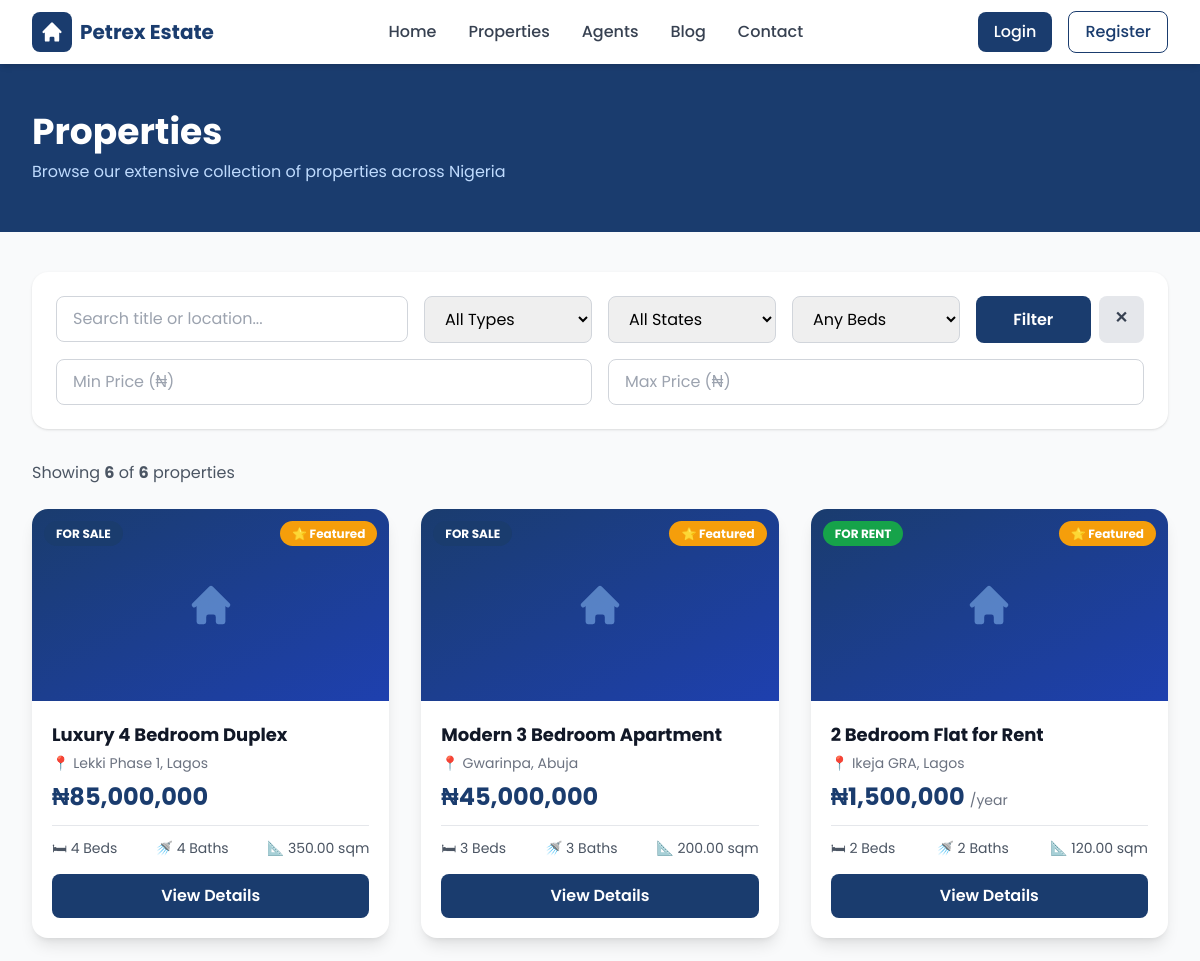
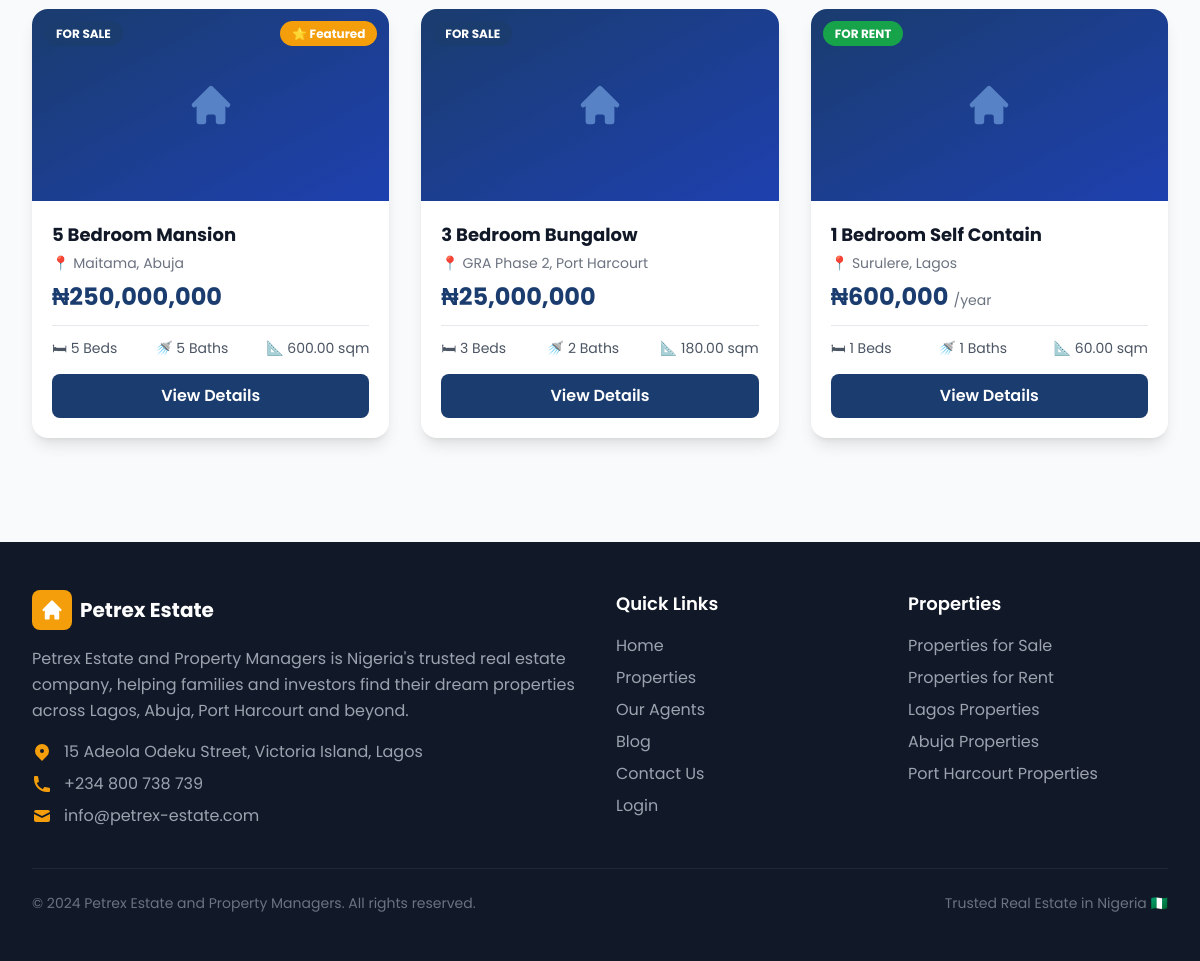
The page /properties/index.php on the database its author committed (2 pictures, top to bottom).
### tables this page shows
CREATE TABLE properties (
  id INT AUTO_INCREMENT PRIMARY KEY,
  title VARCHAR(255) NOT NULL,
  description TEXT,
  price DECIMAL(15,2) NOT NULL,
  location VARCHAR(255) NOT NULL,
  state VARCHAR(100) NOT NULL,
  bedrooms INT DEFAULT 0,
  bathrooms INT DEFAULT 0,
  toilets INT DEFAULT 0,
  size DECIMAL(10,2),
  type ENUM('sale', 'rent') NOT NULL,
  status ENUM('available', 'sold', 'rented') DEFAULT 'available',
  featured TINYINT(1) DEFAULT 0,
  image_url VARCHAR(500),
  agent_id INT,
  created_at TIMESTAMP DEFAULT CURRENT_TIMESTAMP,
  FOREIGN KEY (agent_id) REFERENCES agents(id) ON DELETE SET NULL
);

### properties/index.php (the view, shortened to what this page needs)
<?php
$db = getDB();
$search   = trim($_GET['search'] ?? '');
$minPrice = $_GET['min_price'] ?? '';
$maxPrice = $_GET['max_price'] ?? '';
$page     = max(1, (int)($_GET['page'] ?? 1));
$perPage  = 10;
$offset   = ($page - 1) * $perPage;
$where  = ["status = 'available'"];
$params = [];
$types  = '';
$whereSql = implode(' AND ', $where);
$countSql  = "SELECT COUNT(*) as total FROM properties WHERE $whereSql";
$countStmt = $db->prepare($countSql);
$countStmt->execute();
$totalRows  = $countStmt->get_result()->fetch_assoc()['total'];
$sql  = "SELECT * FROM properties WHERE $whereSql ORDER BY created_at DESC LIMIT ? OFFSET ?";
$stmt = $db->prepare($sql);
$allTypes  = $types . 'ii';
$allParams = array_merge($params, [$perPage, $offset]);
$stmt->bind_param($allTypes, ...$allParams);
$stmt->execute();
$properties = $stmt->get_result()->fetch_all(MYSQLI_ASSOC);
include '../includes/header.php';
?>
<section class="bg-primary py-12">
    <div class="max-w-7xl mx-auto px-4 sm:px-6 lg:px-8">
        <h1 class="text-3xl md:text-4xl font-bold text-white mb-2">Properties</h1>
        <p class="text-blue-200">Browse our extensive collection of properties across Nigeria</p>
    </div>
</section>
<section class="py-10 bg-gray-50">
    <div class="max-w-7xl mx-auto px-4 sm:px-6 lg:px-8">
        <div class="bg-white rounded-2xl shadow p-6 mb-8">
            <form id="filter-form" method="GET" action="" class="grid grid-cols-1 sm:grid-cols-2 lg:grid-cols-6 gap-4">
                <div class="lg:col-span-2">
                    <input type="text" name="search" value="<?php echo htmlspecialchars($search); ?>"
                        placeholder="Search title or location..."
                        class="w-full border border-gray-300 rounded-lg px-4 py-2.5 focus:outline-none focus:ring-2 focus:ring-primary">
                </div>
                <div>
                    <select name="type" class="w-full border border-gray-300 rounded-lg px-4 py-2.5 focus:outline-none focus:ring-2 focus:ring-primary">
                        <option value="">All Types</option>
                    </select>
                </div>
                <div>
                    <select name="state" class="w-full border border-gray-300 rounded-lg px-4 py-2.5 focus:outline-none focus:ring-2 focus:ring-primary">
                        <option value="">All States</option>
                    </select>
                </div>
                <div>
                    <select name="bedrooms" class="w-full border border-gray-300 rounded-lg px-4 py-2.5 focus:outline-none focus:ring-2 focus:ring-primary">
                        <option value="">Any Beds</option>
                    </select>
                </div>
                <div class="flex gap-2">
                    <button type="submit" class="flex-1 bg-primary text-white px-4 py-2.5 rounded-lg font-semibold hover:bg-blue-900 transition-colors">
                        Filter
                    </button>
                    <a href="/properties/index.php" class="bg-gray-200 text-gray-700 px-4 py-2.5 rounded-lg font-semibold hover:bg-gray-300 transition-colors">
                        ✕
                    </a>
                </div>
            </form>
            <div class="grid grid-cols-2 gap-4 mt-4">
                <input type="number" name="min_price" form="filter-form" placeholder="Min Price (₦)"
                    value="<?php echo htmlspecialchars($minPrice); ?>"
                    class="border border-gray-300 rounded-lg px-4 py-2.5 focus:outline-none focus:ring-2 focus:ring-primary">
                <input type="number" name="max_price" form="filter-form" placeholder="Max Price (₦)"
                    value="<?php echo htmlspecialchars($maxPrice); ?>"
                    class="border border-gray-300 rounded-lg px-4 py-2.5 focus:outline-none focus:ring-2 focus:ring-primary">
            </div>
        </div>
        <div class="flex justify-between items-center mb-6">
            <p class="text-gray-600">
                Showing <strong><?php echo count($properties); ?></strong> of <strong><?php echo $totalRows; ?></strong> properties
            </p>
        </div>
        <?php if (empty($properties)): ?>
        <div class="text-center py-16">
            <svg class="w-16 h-16 text-gray-300 mx-auto mb-4" fill="currentColor" viewBox="0 0 20 20">
                <path d="M10.707 2.293a1 1 0 00-1.414 0l-7 7a1 1 0 001.414 1.414L4 10.414V17a1 1 0 001 1h2a1 1 0 001-1v-2a1 1 0 011-1h2a1 1 0 011 1v2a1 1 0 001 1h2a1 1 0 001-1v-6.586l.293.293a1 1 0 001.414-1.414l-7-7z"/>
            </svg>
            <h3 class="text-xl font-semibold text-gray-500 mb-2">No properties found</h3>
            <p class="text-gray-400">Try adjusting your filters or <a href="/properties/index.php" class="text-primary hover:underline">clear all filters</a></p>
        </div>
        <?php else: ?>
        <div class="grid grid-cols-1 md:grid-cols-2 lg:grid-cols-3 gap-8">
            <?php foreach ($properties as $property): ?>
            <div class="bg-white rounded-2xl shadow-lg overflow-hidden hover:shadow-xl transition-shadow group">
                <div class="relative h-48 bg-gradient-to-br from-primary to-blue-800 flex items-center justify-center">
                    <?php if (!empty($property['image_url'])): ?>
                        <img src="<?php echo htmlspecialchars($property['image_url']); ?>"
                             alt="<?php echo htmlspecialchars($property['title']); ?>"
                             class="w-full h-full object-cover">
                    <?php else: ?>
                        <svg class="w-12 h-12 text-blue-300 opacity-50" fill="currentColor" viewBox="0 0 20 20">
                            <path d="M10.707 2.293a1 1 0 00-1.414 0l-7 7a1 1 0 001.414 1.414L4 10.414V17a1 1 0 001 1h2a1 1 0 001-1v-2a1 1 0 011-1h2a1 1 0 011 1v2a1 1 0 001 1h2a1 1 0 001-1v-6.586l.293.293a1 1 0 001.414-1.414l-7-7z"/>
                        </svg>
                    <?php endif; ?>
                    <div class="absolute top-3 left-3">
                        <span class="<?php echo $property['type'] === 'sale' ? 'bg-primary' : 'bg-green-600'; ?> text-white text-xs font-bold px-3 py-1 rounded-full uppercase">
                            For <?php echo htmlspecialchars($property['type']); ?>
                        </span>
                    </div>
                    <?php if ($property['featured']): ?>
                    <div class="absolute top-3 right-3">
                        <span class="bg-accent text-white text-xs font-bold px-3 py-1 rounded-full">⭐ Featured</span>
                    </div>
                    <?php endif; ?>
                </div>
                <div class="p-5">
                    <h3 class="font-bold text-lg text-gray-900 mb-1 group-hover:text-primary transition-colors">
                        <?php echo htmlspecialchars($property['title']); ?>
                    </h3>
                    <p class="text-gray-500 text-sm mb-2">
                        📍 <?php echo htmlspecialchars($property['location']); ?>
                    </p>
                    <div class="text-2xl font-bold text-primary mb-3">
                        &#8358;<?php echo number_format($property['price']); ?>
                        <?php if ($property['type'] === 'rent'): ?>
                            <span class="text-sm font-normal text-gray-500">/year</span>
                        <?php endif; ?>
                    </div>
                    <div class="flex items-center justify-between text-sm text-gray-600 mb-4 border-t pt-3">
                        <span>🛏 <?php echo (int)$property['bedrooms']; ?> Beds</span>
                        <span>🚿 <?php echo (int)$property['bathrooms']; ?> Baths</span>
                        <span>📐 <?php echo htmlspecialchars($property['size']); ?> sqm</span>
                    </div>
                    <a href="/properties/single.php?id=<?php echo (int)$property['id']; ?>"
                       class="block w-full text-center bg-primary text-white py-2.5 rounded-lg font-semibold hover:bg-blue-900 transition-colors">
                        View Details
                    </a>
                </div>
            </div>
            <?php endforeach; ?>
        </div>
        <?php endif; ?>
    </div>
</section>
<?php include '../includes/footer.php'; ?>

### rows shown on the page
properties: type "SALE", featured "⭐ Featured", title "Luxury 4 Bedroom Duplex", location "Lekki Phase 1, Lagos", price "85,000,000", bedrooms "4", bathrooms "4", size "350.00"
properties: type "SALE", featured "⭐ Featured", title "Modern 3 Bedroom Apartment", location "Gwarinpa, Abuja", price "45,000,000", bedrooms "3", bathrooms "3", size "200.00"
properties: type "RENT", featured "⭐ Featured", title "2 Bedroom Flat for Rent", location "Ikeja GRA, Lagos", price "1,500,000", shows "/year", bedrooms "2", bathrooms "2", size "120.00"
properties: type "SALE", featured "⭐ Featured", title "5 Bedroom Mansion", location "Maitama, Abuja", price "250,000,000", bedrooms "5", bathrooms "5", size "600.00"
properties: type "SALE", title "3 Bedroom Bungalow", location "GRA Phase 2, Port Harcourt", price "25,000,000", bedrooms "3", bathrooms "2", size "180.00"
properties: type "RENT", title "1 Bedroom Self Contain", location "Surulere, Lagos", price "600,000", shows "/year", bedrooms "1", bathrooms "1", size "60.00"

### other values the page prints
count($properties) "6"
$totalRows "6"
